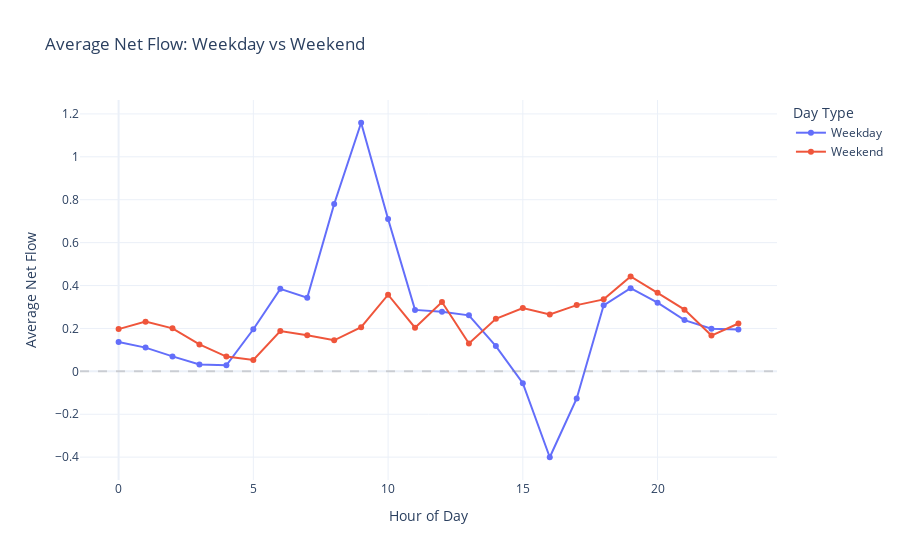

Write notebook code for a chart like this one.
### Code cell
# Weekday vs weekend patterns
weekday_pattern = station_hours.groupby(
	['hour_of_day', 'is_weekend']
)['net_flow'].mean().reset_index()

weekday_pattern['day_type'] = weekday_pattern['is_weekend'].map({0: 'Weekday', 1: 'Weekend'})

fig = px.line(
	weekday_pattern,
	x='hour_of_day',
	y='net_flow',
	color='day_type',
	title='Average Net Flow: Weekday vs Weekend',
	labels={'hour_of_day': 'Hour of Day', 'net_flow': 'Average Net Flow', 'day_type': 'Day Type'},
	template='plotly_white',
	markers=True
)
fig.add_hline(y=0, line_dash='dash', line_color='gray', opacity=0.3)
fig.show()

### Figure 1 — Plotly figure (JSON) as saved in the notebook; plotly's stock layout.template omitted (floating-point values rounded to 4 significant figures)
{"data": [{"hovertemplate": "Day Type=Weekday<br>Hour of Day=%{x}<br>Average Net Flow=%{y}<extra></extra>", "legendgroup": "Weekday", "line": {"color": "#636efa", "dash": "solid"}, "marker": {"symbol": "circle"}, "mode": "lines+markers", "name": "Weekday", "orientation": "v", "showlegend": true, "type": "scatter", "x": [0, 1, 2, 3, 4, 5, 6, 7, 8, 9, 10, 11, 12, 13, 14, 15, 16, 17, 18, 19, 20, 21, 22, 23], "xaxis": "x", "y": [0.1366, 0.1107, 0.06958, 0.0322, 0.0285, 0.1962, 0.3845, 0.3434, 0.7802, 1.159, 0.7106, 0.2865, 0.2776, 0.2609, 0.1177, -0.05514, -0.4004, -0.1262, 0.3079, 0.3876, 0.32, 0.2388, 0.1982, 0.1953], "yaxis": "y"}, {"hovertemplate": "Day Type=Weekend<br>Hour of Day=%{x}<br>Average Net Flow=%{y}<extra></extra>", "legendgroup": "Weekend", "line": {"color": "#EF553B", "dash": "solid"}, "marker": {"symbol": "circle"}, "mode": "lines+markers", "name": "Weekend", "orientation": "v", "showlegend": true, "type": "scatter", "x": [0, 1, 2, 3, 4, 5, 6, 7, 8, 9, 10, 11, 12, 13, 14, 15, 16, 17, 18, 19, 20, 21, 22, 23], "xaxis": "x", "y": [0.1969, 0.2317, 0.2005, 0.1255, 0.06868, 0.05311, 0.1877, 0.1685, 0.1447, 0.206, 0.3571, 0.2033, 0.3233, 0.13, 0.2452, 0.2949, 0.2654, 0.3088, 0.3355, 0.4424, 0.3659, 0.2876, 0.1668, 0.223], "yaxis": "y"}], "layout": {"legend": {"title": {"text": "Day Type"}, "tracegroupgap": 0}, "shapes": [{"line": {"color": "gray", "dash": "dash"}, "opacity": 0.3, "type": "line", "x0": 0, "x1": 1, "xref": "x domain", "y0": 0, "y1": 0, "yref": "y"}], "title": {"text": "Average Net Flow: Weekday vs Weekend"}, "xaxis": {"anchor": "y", "domain": [0, 1], "title": {"text": "Hour of Day"}}, "yaxis": {"anchor": "x", "domain": [0, 1], "title": {"text": "Average Net Flow"}}}}
